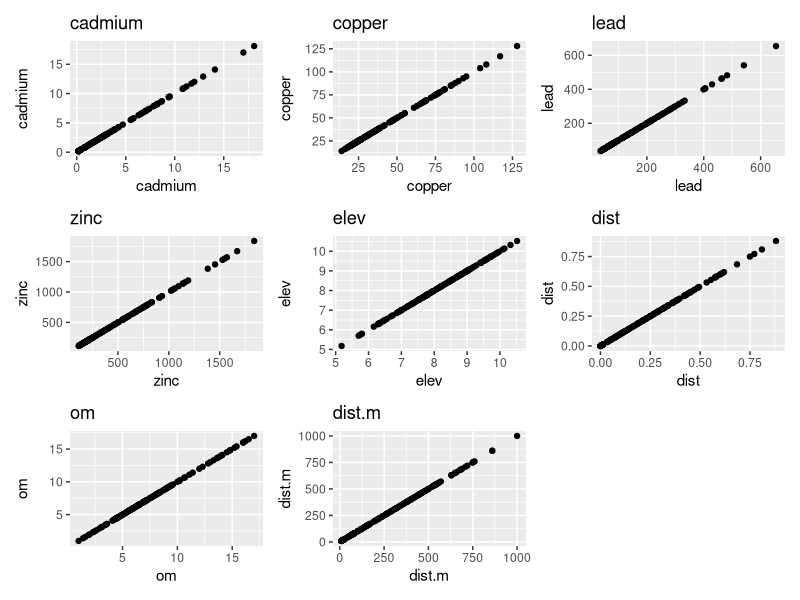

Generate this figure with R:
## ---- chunk 1
# Load necessary libraries
library(sp)
library(ggplot2)
library(gridExtra)
library(patchwork)

# Load the 'meuse' dataset
data(meuse)

# Set up custom layout for scatterplot matrix
num_vars <- names(meuse)[sapply(meuse, is.numeric)]
num_vars <- num_vars[!num_vars %in% c("x", "y")]  # Exclude x and y coordinates
n <- length(num_vars)
cols <- round(sqrt(n))
rows <- ceiling(n / cols)

# Function to create scatterplot matrix
create_scatterplot_matrix <- function() {
  scatterplot_list <- lapply(num_vars, function(var) {
    ggplot(meuse, aes_string(x = var, y = var)) + geom_point() + ggtitle(var)
  })
  scatterplot_matrix <- wrap_plots(scatterplot_list, ncol = cols)
  print(scatterplot_matrix)
}

# Function to create boxplots
create_boxplots <- function() {
  boxplot_list <- lapply(num_vars, function(var) {
    ggplot(meuse, aes_string(x = 1, y = var)) + geom_boxplot() + ggtitle(paste("Boxplot of", var))
  })
  boxplot_grid <- wrap_plots(boxplot_list, ncol = cols)
  print(boxplot_grid)
}

# Function to create histograms
create_histograms <- function() {
  histogram_density_list <- lapply(num_vars, function(var) {
    ggplot(meuse, aes_string(x = var)) + 
      geom_histogram(binwidth = 2, fill = "lightblue", color = "black") + 
      labs(x = var, y = "Frequency") + 
      ggtitle(paste("Histogram of", var)) +
      theme_minimal() +
      theme(plot.title = element_text(hjust = 0.5))
  })
  histogram_density_grid <- wrap_plots(histogram_density_list, ncol = cols)
  print(histogram_density_grid)
}

# Function to create density plots
create_density_plots <- function() {
  density_plot_list <- lapply(num_vars, function(var) {
    ggplot(meuse, aes_string(x = var)) + 
      geom_density(fill = "lightblue", color = "black") + 
      labs(x = var, y = "Density") + 
      ggtitle(paste("Density Plot of", var)) +
      theme_minimal() +
      theme(plot.title = element_text(hjust = 0.5))
  })
  density_plot_grid <- wrap_plots(density_plot_list, ncol = cols)
  print(density_plot_grid)
}

# Function to create scatterplot of Zinc Concentration vs. Distance to River
create_scatterplot_zinc_distance <- function() {
  ggplot(data = meuse, aes(x = dist, y = zinc)) +
    geom_point() +
    labs(x = "Distance to River (m)", y = "Zinc Concentration (ppm)") +
    ggtitle("Scatterplot of Zinc Concentration vs. Distance to River")
}

# Function to create spatial plot of Zinc Concentration
create_spatial_plot_zinc <- function() {
  sp::coordinates(meuse) <- c("x", "y")  # Set coordinates
  sp::proj4string(meuse) <- CRS("+init=epsg:28992")  # Define CRS

  # Plotting zinc concentrations
  sp::spplot(meuse, "zinc", main = "Zinc Concentrations in the Meuse Dataset")
}

create_scatterplot_matrix()
